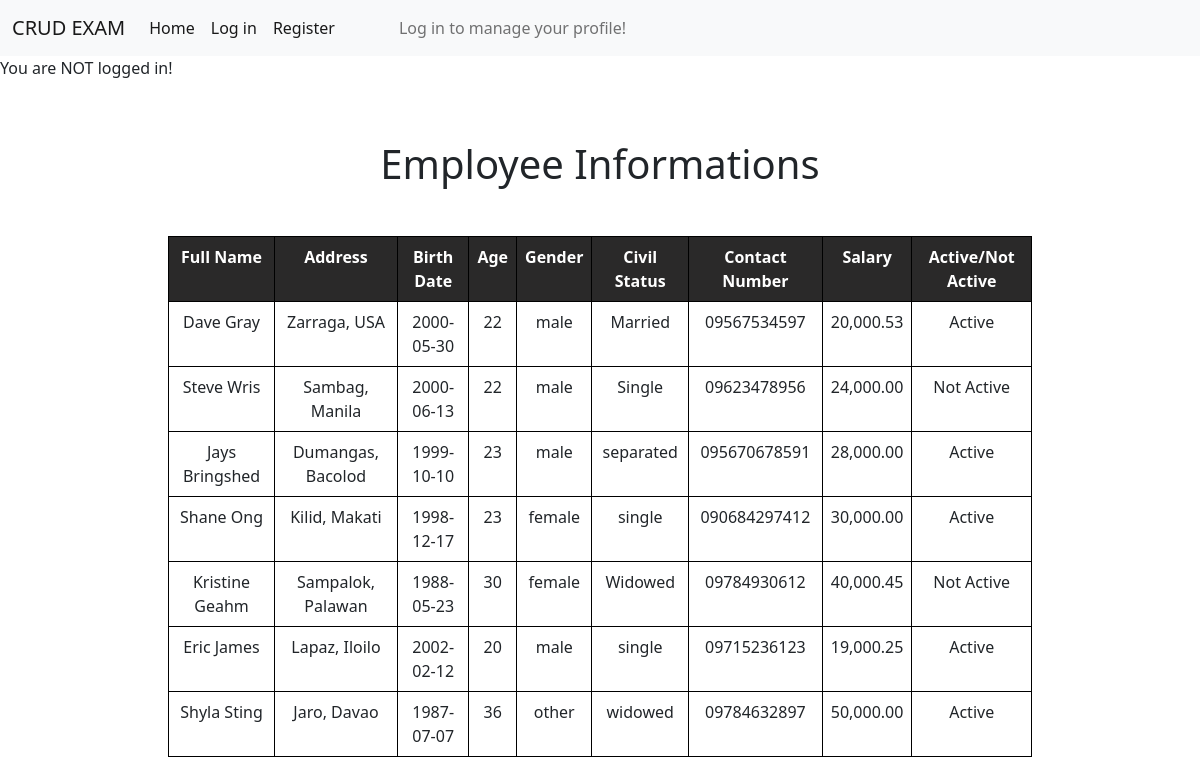
The page / on the database its author committed.
### tables this page shows
CREATE TABLE `employeefile` (
  `recid` bigint(20) NOT NULL,
  `fullname` varchar(255) NOT NULL,
  `address` varchar(255) NOT NULL,
  `birthdate` date NOT NULL,
  `age` int(11) NOT NULL,
  `gender` varchar(255) NOT NULL,
  `civilstat` varchar(255) NOT NULL,
  `contactnum` varchar(255) NOT NULL,
  `salary` decimal(10,2) NOT NULL,
  `isactive` int(11) NOT NULL,
  `email` varchar(255) NOT NULL,
  `pass` varchar(255) NOT NULL
);

### classes/Show.class.php (called while the page is built, shortened)
<?php
class Show extends Db{
    public function show(){
        $con = $this->connect();
        $stmt = "SELECT * FROM employeefile ORDER BY 'fullname';";
        $stmt2 = $con->prepare($stmt);
        $stmt2->execute();
        return $stmt2->fetchAll(PDO::FETCH_ASSOC);
    }
}

### index.php (the view, shortened to what this page needs)
<?php
include 'partials/header.php';
include_once 'classes/Show.class.php';
$show = new Show;
$empData= $show->show();
?>
<section class="index-header">
    <?php
        include 'pages/nav.php';
        if(isset($_SESSION["fullname"])){
            $fullname = $_SESSION['fullname'];
            echo 'Welcome ' . $fullname;
        }else{
            echo 'You are NOT logged in!';
        }
    ?>
</section>
<section class="index-table-wrapper table-responsive">
    <h1 class="text-center">Employee Informations</h1>
    <table class="index-table mt-5 table">
        <tr>
            <th class="table-header">Full Name</th>
            <th class="table-header">Address</th>
            <th class="table-header">Birth Date</th>
            <th class="table-header">Age</th>
            <th class="table-header">Gender</th>
            <th class="table-header">Civil Status</th>
            <th class="table-header">Contact Number</th>
            <th class="table-header">Salary</th>
            <th class="table-header">Active/Not Active</th>
        </tr>
        <?php foreach($empData as $key => $data){ ?>
            <tr class="mt-1">
                <td class="table-data"><?=$data['fullname'];?></td>
                <td class="table-data"><?=$data['address'];?></td>
                <td class="table-data"><?=$data['birthdate'];?></td>
                <td class="table-data"><?=$data['age'];?></td>
                <td class="table-data"><?=$data['gender'];?></td>
                <td class="table-data"><?=$data['civilstat'];?></td>
                <td class="table-data"><?=$data['contactnum'];?></td>
                <td class="table-data"><?=number_format($data['salary'], 2);?></td>
                <?php if ($data['isactive'] == 1) { ?>
                        <td class="table-data">Active</td>
                <?php  } else { ?>
                    <td class="table-data">Not Active</td>
                <?php  } ?>
            </tr>
        <?php } ?>
    </table>
</section>
<?php
    include 'partials/footer.php';
?>

### partials/header.php (shortened to what this page needs)
<!DOCTYPE html>
<html lang="en">
<head>
    <link rel="stylesheet" href="../css/main.css">
    <link rel="stylesheet" href="../css/form.css">
    <link href="https://cdn.jsdelivr.net/npm/bootstrap@5.2.3/dist/css/bootstrap.min.css" rel="stylesheet">
</head>
<body>

### pages/nav.php (shortened to what this page needs)
<nav class="navbar navbar-expand-lg bg-light">
    <div class="container-fluid">
        <a class="navbar-brand" href="#">CRUD EXAM</a>
        <div class="collapse navbar-collapse" id="navbarSupportedContent">
            <ul class="navbar-nav me-auto mb-2 mb-lg-0">
                <?php if(isset($_SESSION["fullname"])){ ?>
                    <li class="nav-item">
                        <a class="nav-link active" aria-current="page?page=home" href="../index.php">Home</a>
                    </li>
                    <li class="nav-item">
                        <a class="nav-link active" href="../pages/profile.php?page=profile">Profile</a>
                    </li>
                    <li class="nav-item ms-5">
                        <?php
                        if (isset($_GET['page'])) {
                            $message = $_GET['page'];
                            if ($message === 'profile') {
                            ?>
                                <form action="../includes/logout.inc.php" method="post">
                                    <button type="submit" name="submit" class="nav-link btn btn-unstyled">Logout</button>
                                </form>
                            <?php
                            }else{
                            ?>
                                <form action="includes/logout.inc.php" method="post">
                                    <button type="submit" name="submit" class="nav-link btn btn-unstyled">Logout</button>
                                </form>
                            <?php   };
                        }else{ ?>
                            <form action="includes/logout.inc.php" method="post">
                                <button type="submit" name="submit" class="nav-link btn btn-unstyled">Logout</button>
                            </form>
                        <?php } ?>
                    </li>
                <?php }else{ ?>
                    <li class="nav-item mt">
                        <a class="nav-link active" aria-current="page?page=home" href="../index.php">Home</a>
                    </li>
                    <li class="nav-item mt">
                        <a class="nav-link active" href="../pages/login.php?loginpage">Log in</a>
                    </li>
                    <li class="nav-item mt">
                        <a class="nav-link active"  href="../pages/register.php?register">Register</a>
                    </li>
                    <li class="nav-item mt">
                        <a class="nav-link ms-5">Log in to manage your profile!</a>
                    </li>
                <?php } ?>
            </ul>
        </div>
    </div>
</nav>

### partials/footer.php (shortened to what this page needs)
</body>
</html>

### css/main.css (style rules this page uses)
.index-table-wrapper { padding: 5%; }
.index-table { max-width: 80%; margin: auto; }
.index-table th { text-align: center; }
.index-table td { text-align: center; }
.table-header { padding: 0px 20px 0px 20px; border: 1px solid black; background-color: rgb(42, 41, 41) !important; color: white !important; }
.table-data { padding: 0px 5px 0px 5px; border: 1px solid black; }

### rows shown on the page
employeefile: fullname "Dave Gray", address "Zarraga, USA", birthdate "2000-05-30", age "22", gender "male", civilstat "Married", contactnum "09567534597", salary "20,000.53", isactive "Active"
employeefile: fullname "Steve Wris", address "Sambag, Manila", birthdate "2000-06-13", age "22", gender "male", civilstat "Single", contactnum "09623478956", salary "24,000.00", isactive "Not Active"
employeefile: fullname "Jays Bringshed", address "Dumangas, Bacolod", birthdate "1999-10-10", age "23", gender "male", civilstat "separated", contactnum "095670678591", salary "28,000.00", isactive "Active"
employeefile: fullname "Shane Ong", address "Kilid, Makati", birthdate "1998-12-17", age "23", gender "female", civilstat "single", contactnum "090684297412", salary "30,000.00", isactive "Active"
employeefile: fullname "Kristine Geahm", address "Sampalok, Palawan", birthdate "1988-05-23", age "30", gender "female", civilstat "Widowed", contactnum "09784930612", salary "40,000.45", isactive "Not Active"
employeefile: fullname "Eric James", address "Lapaz, Iloilo", birthdate "2002-02-12", age "20", gender "male", civilstat "single", contactnum "09715236123", salary "19,000.25", isactive "Active"
employeefile: fullname "Shyla Sting", address "Jaro, Davao", birthdate "1987-07-07", age "36", gender "other", civilstat "widowed", contactnum "09784632897", salary "50,000.00", isactive "Active"
